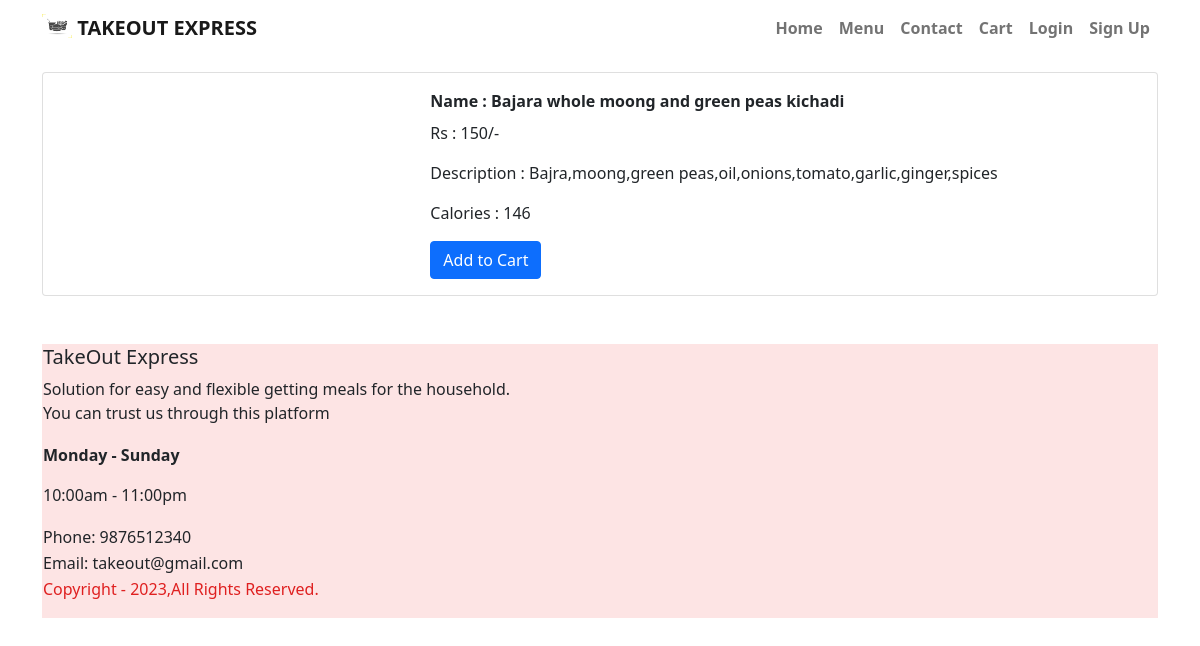
The app's page /menu/2 with its own data.
### menu/models.py (models this page shows, shortened)
class Menu(models.Model):
    item=models.CharField(max_length=250)
    price=models.IntegerField()
    image=models.ImageField(upload_to='food/images/')
    description=models.CharField(max_length=250)
    calories=models.IntegerField()

### menu/views.py (the view)
# urls.py: path('<int:menu_id>',views.detail, name='detail'),
def detail(request,menu_id):
     menu=get_object_or_404(Menu,pk=menu_id)
     return render(request,'detail.html',{'menu':menu})

### menu/templates/detail.html (shortened to what this page needs)
{% extends 'base.html' %}
{% block content %}
<div class="card mb-3">
  <div class="row g-0">
    <div class="col-md-4">
    </div>
    <div class="col-md-8">
      <div class="card-body">
        <p class="card-title"><b>Name : {{ menu.item }}</b></p>
        <p class="card-text">Rs : {{ menu.price }}/-</p>
        <p class="card-text">Description : {{ menu.description }}</p>
        <p class="card-text">Calories : {{ menu.calories }}</p>
        <p class="card-text">
            <a href="{% url 'add_to_cart' menu.id %}" class="btn btn-primary">
              Add to Cart
            </a>
        </p>
      </div>
    </div>
  </div>
</div>
{% endblock content %}

### records on screen
Menu: item "Bajara whole moong and green peas kichadi", price "150", description "Bajra,moong,green peas,oil,onions,tomato,garlic,ginger,spices", calories "146"
